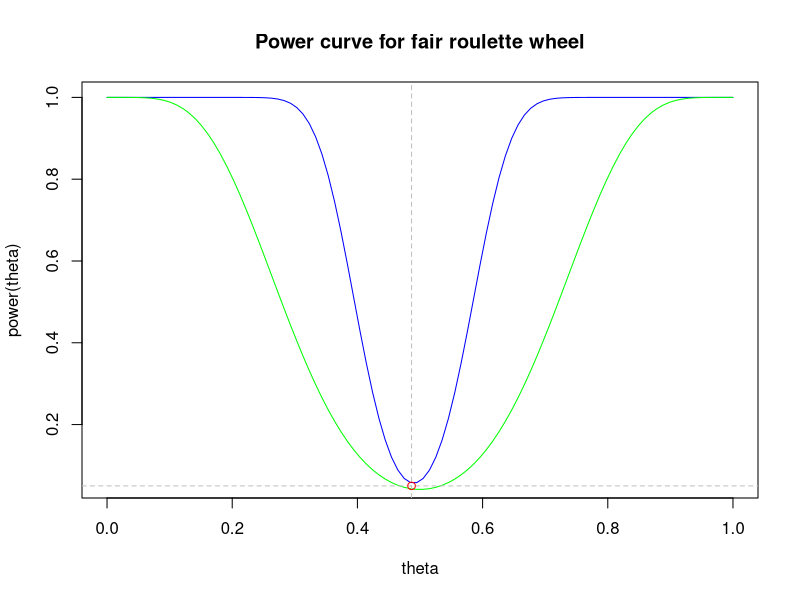
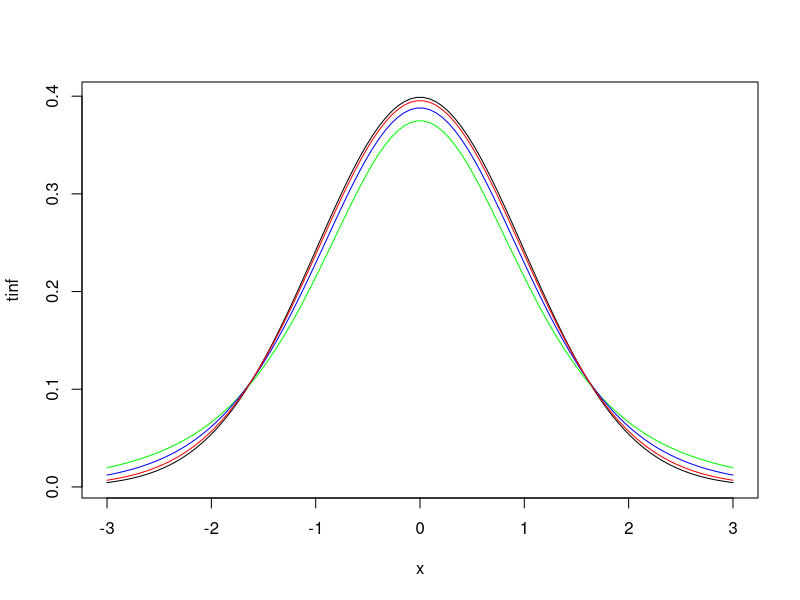

Reproduce these figures in R, in order.
## ---- chunk 1
knitr::opts_chunk$set(echo = TRUE)
## ---- chunk 2
cat("2.5 percentile of binomial(100,18/37) =",
    qbinom(0.025,100,18/37),
    "\n")
cat("97.5 percentile of binomial(100,18/37) =",
    qbinom(0.975,100,18/37),
    "\n")
## ---- chunk 3
theta <- seq(0,1,length.out=100)
power100 <- pbinom(qbinom(0.025,100,18/37),100,theta) +
  (1 - pbinom(qbinom(0.975,100,18/37),100,theta))
power10 <- pbinom(qbinom(0.025,20,18/37),20,theta) +
  (1 - pbinom(qbinom(0.975,20,18/37),20,theta))
plot(theta,power100,
    type="l",
    xlab="theta",
    ylab = "power(theta)",
    main = "Power curve for fair roulette wheel",
    col = "blue")
lines(theta,power10,col="green")
abline(v=18/37,lty=2,col="gray")
abline(h=0.05,lty=2,col="gray")
points(x=18/37,y=0.05,col="red")
## ---- chunk 4
x <- seq(-3,3,length.out = 100)
t5 <- dt(x,df=4)
t10 <- dt(x,df=9)
t30 <- dt(x,df=29)
tinf <- dnorm(x)
plot(x,tinf, type="l",col="black")
lines(x,t5,col="green")
lines(x,t10,col="blue")
lines(x,t30,col="red")
## ---- chunk 5
  cat("cL = 2.5 percentile of T_4 = ",
      qt(0.025,df=4),
      "\n")
  cat("cH = 97.5 percentile of T_4 = ",
      qt(0.975,df=4),
      "\n")
## ---- chunk 6
  cat("cL = 2.5 percentile of T_29 = ",
      qt(0.025,df=29),
      "\n")
  cat("cH = 97.5 percentile of T_29 = ",
      qt(0.975,df=29),
      "\n")
## ---- chunk 7
  cat("cL = 2.5 percentile of T_999 = ",
      qt(0.025,df=999),
      "\n")
  cat("cH = 97.5 percentile of T_999 = ",
      qt(0.975,df=999),
      "\n")
  cat("cL = 2.5 percentile of N(0,1) = ",
      qnorm(0.025),
      "\n")
  cat("cH = 97.5 percentile of N(0,1) = ",
      qnorm(0.975),
      "\n")
## ---- chunk 8
  theta <- seq(0,1,length.out=100)
  pval <- 2*pmin(pbinom(40,100,theta),
                   (1 - pbinom(40,100,theta)))
  # plot(theta,pval)
  cat("95 % CI for nf=40: ",
      range(theta[pval > 0.05]),
      "\n")
